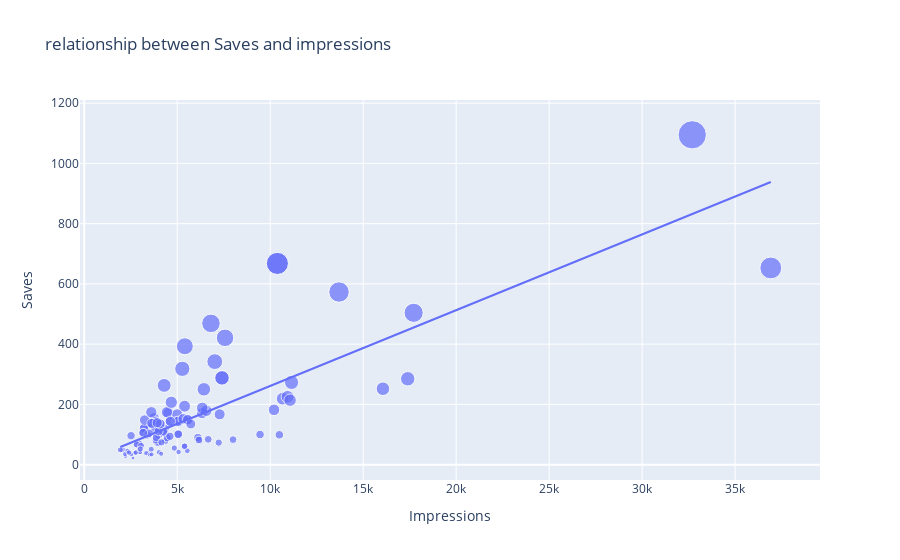

Notebook source saved alongside this figure:
### Code cell
figure=px.scatter(data_frame=df,x='Impressions',y='Saves',size='Saves',trendline='ols',title='relationship between Saves and impressions')
figure.show()
